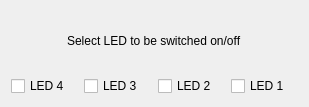
<?xml version="1.0" encoding="UTF-8"?>
<ui version="4.0">
 <class>LedControl</class>
 <widget class="QWidget" name="LedControl">
  <property name="geometry">
   <rect>
    <x>0</x>
    <y>0</y>
    <width>309</width>
    <height>107</height>
   </rect>
  </property>
  <property name="windowTitle">
   <string>LedControl</string>
  </property>
  <layout class="QVBoxLayout" name="verticalLayout">
   <item alignment="Qt::AlignHCenter">
    <widget class="QLabel" name="label">
     <property name="text">
      <string>Select LED to be switched on/off</string>
     </property>
    </widget>
   </item>
   <item>
    <layout class="QHBoxLayout" name="horizontalLayout">
     <item>
      <widget class="QCheckBox" name="led_4">
       <property name="text">
        <string>LED 4</string>
       </property>
      </widget>
     </item>
     <item>
      <widget class="QCheckBox" name="led_3">
       <property name="text">
        <string>LED 3</string>
       </property>
      </widget>
     </item>
     <item>
      <widget class="QCheckBox" name="led_2">
       <property name="text">
        <string>LED 2</string>
       </property>
      </widget>
     </item>
     <item>
      <widget class="QCheckBox" name="led_1">
       <property name="text">
        <string>LED 1</string>
       </property>
      </widget>
     </item>
    </layout>
   </item>
  </layout>
 </widget>
 <layoutdefault spacing="6" margin="11"/>
 <resources/>
 <connections/>
</ui>
